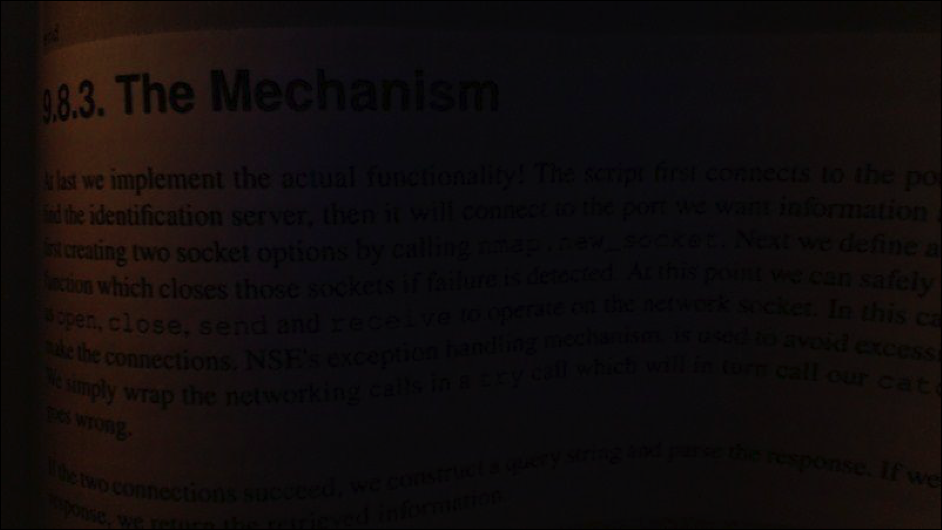
#> input picture Image/darkbook.png, 942 x 530 px
$ python thresholding.py
#> lines starting #> are read from the running program, lines starting #| are printed output that depends on the picture; after the words box and inside, x2 and y2 are one past the last pixel; in counts of white or black regions, pixels touching at a corner belong together
import cv2
import numpy as  np


img = cv2.imread('Image/darkbook.png')
#> img is the input picture: shape (530, 942, 3); mean B, G, R 12.1, 12.1, 16.8

result, threshold = cv2.threshold(img, 12, 255, cv2.THRESH_BINARY)
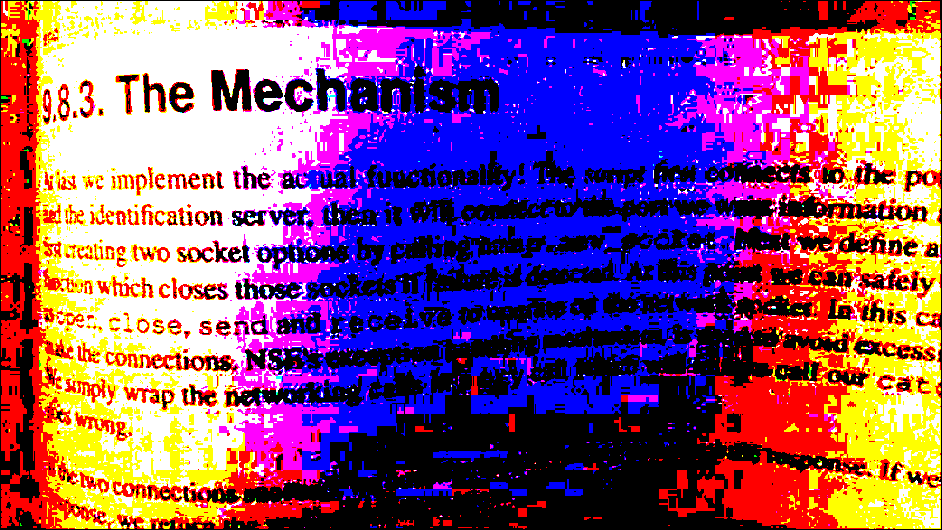
#> threshold: shape (530, 942, 3); mean B, G, R 121.5, 79.5, 132.7

grayscaled = cv2.cvtColor(img, cv2.COLOR_BGR2GRAY)
result2, threshold2 = cv2.threshold(grayscaled, 12, 255, cv2.THRESH_BINARY)
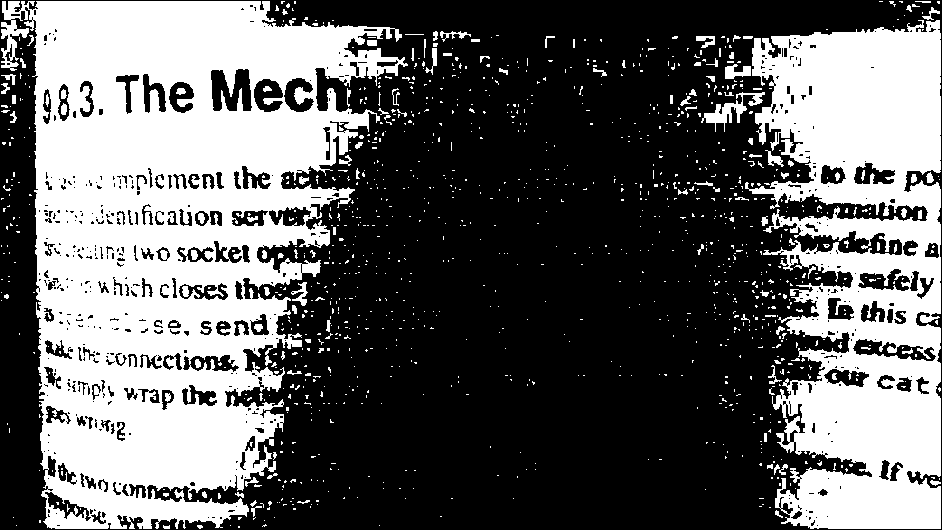
#> threshold2: shape (530, 942); 38.9% white; 1187 white regions (1071 under 20 px), largest, box (x1, y1, x2, y2) and area: (1, 1, 408, 529) 120205, (745, 20, 941, 529) 63979, (701, 92, 765, 132) 711
#Ap dung bo loc
gaus = cv2.adaptiveThreshold(grayscaled, 255, cv2.ADAPTIVE_THRESH_GAUSSIAN_C, cv2.THRESH_BINARY, 115, 1)
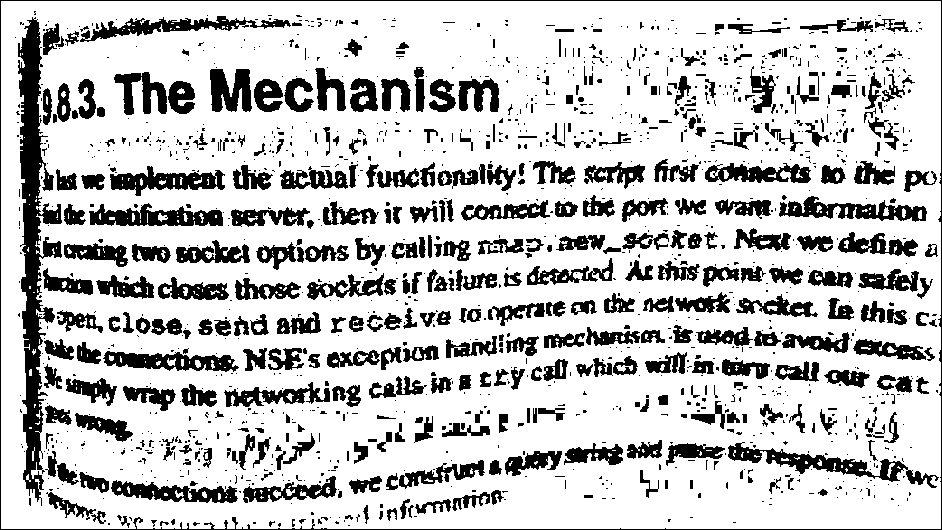
#> gaus: shape (530, 942); 77.2% white; 1496 black regions (1109 under 20 px), largest, box (x1, y1, x2, y2) and area: (18, 17, 62, 506) 8488, (0, 0, 942, 530) 3199, (728, 442, 939, 488) 2308

result3, otsu = cv2.threshold(grayscaled, 125, 255, cv2.THRESH_BINARY + cv2.THRESH_OTSU)
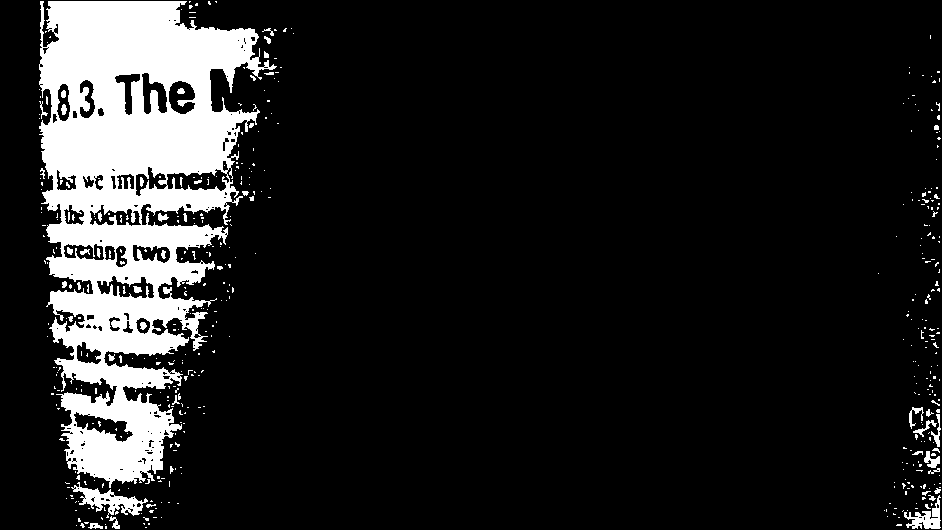
#> otsu: shape (530, 942); 12.6% white; 454 white regions (409 under 20 px), largest, box (x1, y1, x2, y2) and area: (39, 1, 277, 488) 58046, (71, 482, 148, 518) 947, (904, 495, 941, 529) 518
#> result3 = 19
# print(cv2.THRESH_OTSU)

cv2.imshow('ORIGINAL', img)
cv2.imshow('Threshold', threshold)
cv2.imshow('Threshold 2', threshold2)
cv2.imshow('Otsu', otsu)
cv2.imshow('Gaus', gaus)
cv2.waitKey()
cv2.destroyAllWindows()

$ run again, with Image/digits.png copied over Image/darkbook.png
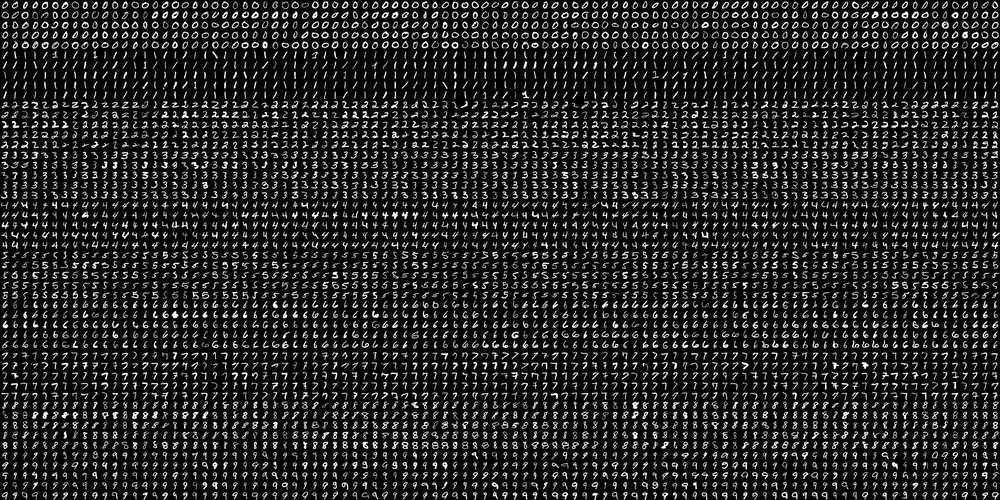
#> input picture Image/digits.png, 1000 x 500 px, shrunk from 2000 x 1000 before the run
#> img is the input picture: shape (500, 1000, 3); min 0, max 255, mean 36.1
#> `result, threshold = cv2.threshold(img, 12, 255, cv2.THRESH_BINARY)`:
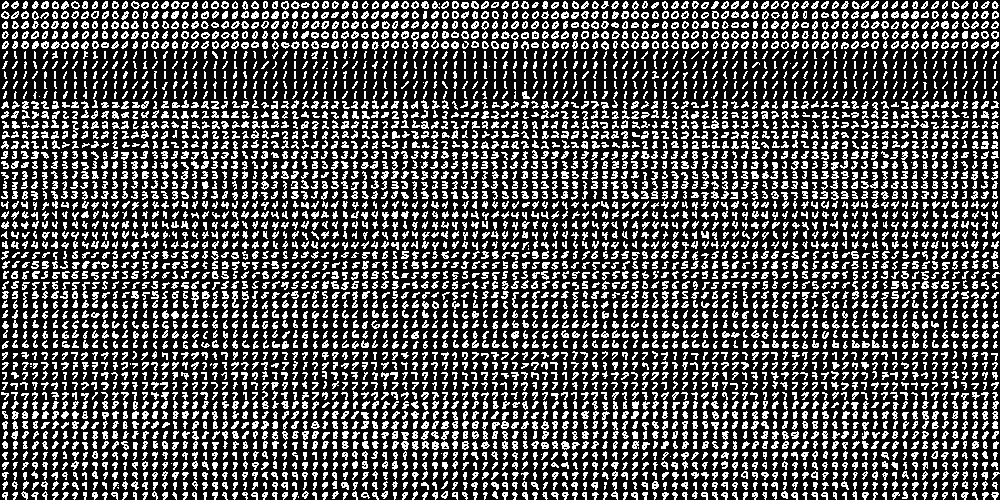
#> threshold: shape (500, 1000, 3); 30% white in thin lines or dots
#> threshold2: shape (500, 1000); 30% white in thin lines or dots
#> gaus: shape (500, 1000); 25.7% white in thin lines or dots
#> `result3, otsu = cv2.threshold(grayscaled, 125, 255, cv2.THRESH_BINARY ..`:
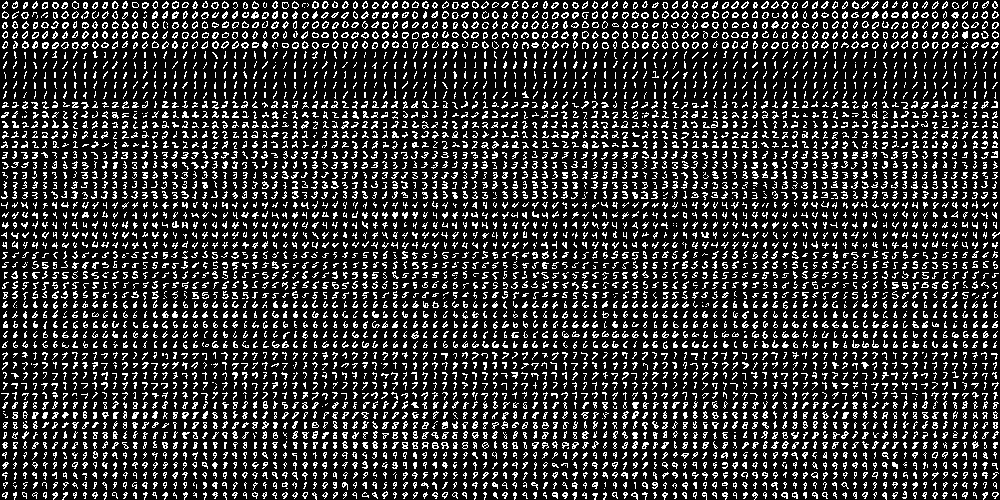
#> otsu: shape (500, 1000); 18.7% white in thin lines or dots
#> result3 = 84
